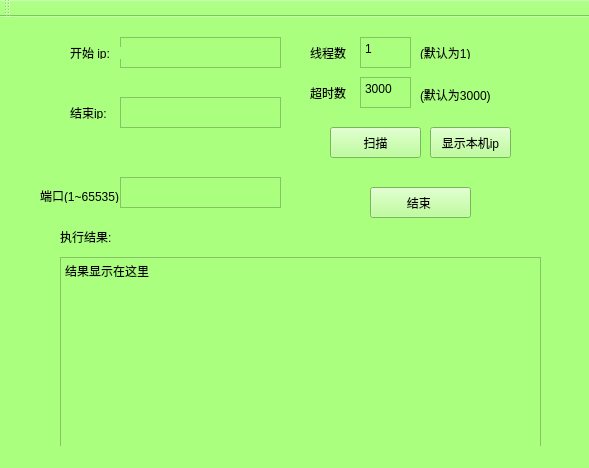
<?xml version="1.0" encoding="UTF-8"?>
<ui version="4.0">
 <class>MainWindow</class>
 <widget class="QMainWindow" name="MainWindow">
  <property name="geometry">
   <rect>
    <x>0</x>
    <y>0</y>
    <width>589</width>
    <height>468</height>
   </rect>
  </property>
  <property name="windowTitle">
   <string>小腾端口扫描</string>
  </property>
  <property name="windowIcon">
   <iconset>
    <normaloff>../tubiao.ico</normaloff>../tubiao.ico</iconset>
  </property>
  <property name="autoFillBackground">
   <bool>false</bool>
  </property>
  <property name="styleSheet">
   <string notr="true">background-color: rgb(170, 255, 127);</string>
  </property>
  <widget class="QWidget" name="centralWidget">
   <widget class="QPushButton" name="pushButton">
    <property name="geometry">
     <rect>
      <x>330</x>
      <y>110</y>
      <width>91</width>
      <height>31</height>
     </rect>
    </property>
    <property name="text">
     <string>扫描</string>
    </property>
   </widget>
   <widget class="QTextEdit" name="textEdit">
    <property name="geometry">
     <rect>
      <x>120</x>
      <y>20</y>
      <width>161</width>
      <height>31</height>
     </rect>
    </property>
   </widget>
   <widget class="QLabel" name="label">
    <property name="geometry">
     <rect>
      <x>70</x>
      <y>30</y>
      <width>54</width>
      <height>12</height>
     </rect>
    </property>
    <property name="text">
     <string>开始 ip:</string>
    </property>
   </widget>
   <widget class="QLabel" name="label_2">
    <property name="geometry">
     <rect>
      <x>70</x>
      <y>90</y>
      <width>54</width>
      <height>12</height>
     </rect>
    </property>
    <property name="text">
     <string>结束ip:</string>
    </property>
    <property name="textFormat">
     <enum>Qt::PlainText</enum>
    </property>
   </widget>
   <widget class="QTextEdit" name="textEdit_2">
    <property name="geometry">
     <rect>
      <x>120</x>
      <y>80</y>
      <width>161</width>
      <height>31</height>
     </rect>
    </property>
   </widget>
   <widget class="QLabel" name="label_3">
    <property name="geometry">
     <rect>
      <x>40</x>
      <y>170</y>
      <width>111</width>
      <height>16</height>
     </rect>
    </property>
    <property name="text">
     <string>&lt;html&gt;&lt;head/&gt;&lt;body&gt;&lt;p&gt;端口(1~65535)&lt;/p&gt;&lt;/body&gt;&lt;/html&gt;</string>
    </property>
   </widget>
   <widget class="QTextEdit" name="textEdit_3">
    <property name="geometry">
     <rect>
      <x>120</x>
      <y>160</y>
      <width>161</width>
      <height>31</height>
     </rect>
    </property>
   </widget>
   <widget class="QLabel" name="label_4">
    <property name="geometry">
     <rect>
      <x>310</x>
      <y>30</y>
      <width>54</width>
      <height>12</height>
     </rect>
    </property>
    <property name="text">
     <string>线程数</string>
    </property>
   </widget>
   <widget class="QTextEdit" name="textEdit_4">
    <property name="geometry">
     <rect>
      <x>360</x>
      <y>20</y>
      <width>51</width>
      <height>31</height>
     </rect>
    </property>
    <property name="html">
     <string>&lt;!DOCTYPE HTML PUBLIC &quot;-//W3C//DTD HTML 4.0//EN&quot; &quot;http://www.w3.org/TR/REC-html40/strict.dtd&quot;&gt;
&lt;html&gt;&lt;head&gt;&lt;meta name=&quot;qrichtext&quot; content=&quot;1&quot; /&gt;&lt;style type=&quot;text/css&quot;&gt;
p, li { white-space: pre-wrap; }
&lt;/style&gt;&lt;/head&gt;&lt;body style=&quot; font-family:'SimSun'; font-size:9pt; font-weight:400; font-style:normal;&quot;&gt;
&lt;p style=&quot; margin-top:0px; margin-bottom:0px; margin-left:0px; margin-right:0px; -qt-block-indent:0; text-indent:0px;&quot;&gt;1&lt;/p&gt;&lt;/body&gt;&lt;/html&gt;</string>
    </property>
   </widget>
   <widget class="QTextBrowser" name="textBrowser">
    <property name="geometry">
     <rect>
      <x>60</x>
      <y>240</y>
      <width>481</width>
      <height>192</height>
     </rect>
    </property>
    <property name="html">
     <string>&lt;!DOCTYPE HTML PUBLIC &quot;-//W3C//DTD HTML 4.0//EN&quot; &quot;http://www.w3.org/TR/REC-html40/strict.dtd&quot;&gt;
&lt;html&gt;&lt;head&gt;&lt;meta name=&quot;qrichtext&quot; content=&quot;1&quot; /&gt;&lt;style type=&quot;text/css&quot;&gt;
p, li { white-space: pre-wrap; }
&lt;/style&gt;&lt;/head&gt;&lt;body style=&quot; font-family:'SimSun'; font-size:9pt; font-weight:400; font-style:normal;&quot;&gt;
&lt;p style=&quot; margin-top:0px; margin-bottom:0px; margin-left:0px; margin-right:0px; -qt-block-indent:0; text-indent:0px;&quot;&gt;结果显示在这里&lt;/p&gt;&lt;/body&gt;&lt;/html&gt;</string>
    </property>
   </widget>
   <widget class="QLabel" name="label_5">
    <property name="geometry">
     <rect>
      <x>60</x>
      <y>210</y>
      <width>181</width>
      <height>20</height>
     </rect>
    </property>
    <property name="text">
     <string>执行结果:</string>
    </property>
   </widget>
   <widget class="QPushButton" name="pushButton_2">
    <property name="geometry">
     <rect>
      <x>430</x>
      <y>110</y>
      <width>81</width>
      <height>31</height>
     </rect>
    </property>
    <property name="text">
     <string>显示本机ip</string>
    </property>
   </widget>
   <widget class="QLabel" name="label_6">
    <property name="geometry">
     <rect>
      <x>310</x>
      <y>70</y>
      <width>54</width>
      <height>12</height>
     </rect>
    </property>
    <property name="text">
     <string>超时数</string>
    </property>
   </widget>
   <widget class="QTextEdit" name="textEdit_5">
    <property name="geometry">
     <rect>
      <x>360</x>
      <y>60</y>
      <width>51</width>
      <height>31</height>
     </rect>
    </property>
    <property name="html">
     <string>&lt;!DOCTYPE HTML PUBLIC &quot;-//W3C//DTD HTML 4.0//EN&quot; &quot;http://www.w3.org/TR/REC-html40/strict.dtd&quot;&gt;
&lt;html&gt;&lt;head&gt;&lt;meta name=&quot;qrichtext&quot; content=&quot;1&quot; /&gt;&lt;style type=&quot;text/css&quot;&gt;
p, li { white-space: pre-wrap; }
&lt;/style&gt;&lt;/head&gt;&lt;body style=&quot; font-family:'SimSun'; font-size:9pt; font-weight:400; font-style:normal;&quot;&gt;
&lt;p style=&quot; margin-top:0px; margin-bottom:0px; margin-left:0px; margin-right:0px; -qt-block-indent:0; text-indent:0px;&quot;&gt;3000&lt;/p&gt;&lt;/body&gt;&lt;/html&gt;</string>
    </property>
   </widget>
   <widget class="QLabel" name="label_7">
    <property name="geometry">
     <rect>
      <x>420</x>
      <y>30</y>
      <width>54</width>
      <height>12</height>
     </rect>
    </property>
    <property name="text">
     <string>(默认为1)</string>
    </property>
   </widget>
   <widget class="QLabel" name="label_8">
    <property name="geometry">
     <rect>
      <x>420</x>
      <y>70</y>
      <width>71</width>
      <height>16</height>
     </rect>
    </property>
    <property name="text">
     <string>(默认为3000)</string>
    </property>
   </widget>
   <widget class="QPushButton" name="pushButton_3">
    <property name="geometry">
     <rect>
      <x>370</x>
      <y>170</y>
      <width>101</width>
      <height>31</height>
     </rect>
    </property>
    <property name="text">
     <string>结束 </string>
    </property>
   </widget>
  </widget>
  <widget class="QToolBar" name="mainToolBar">
   <property name="enabled">
    <bool>true</bool>
   </property>
   <property name="iconSize">
    <size>
     <width>30</width>
     <height>30</height>
    </size>
   </property>
   <attribute name="toolBarArea">
    <enum>TopToolBarArea</enum>
   </attribute>
   <attribute name="toolBarBreak">
    <bool>false</bool>
   </attribute>
  </widget>
  <widget class="QStatusBar" name="statusBar"/>
 </widget>
 <layoutdefault spacing="6" margin="11"/>
 <resources/>
 <connections/>
</ui>
